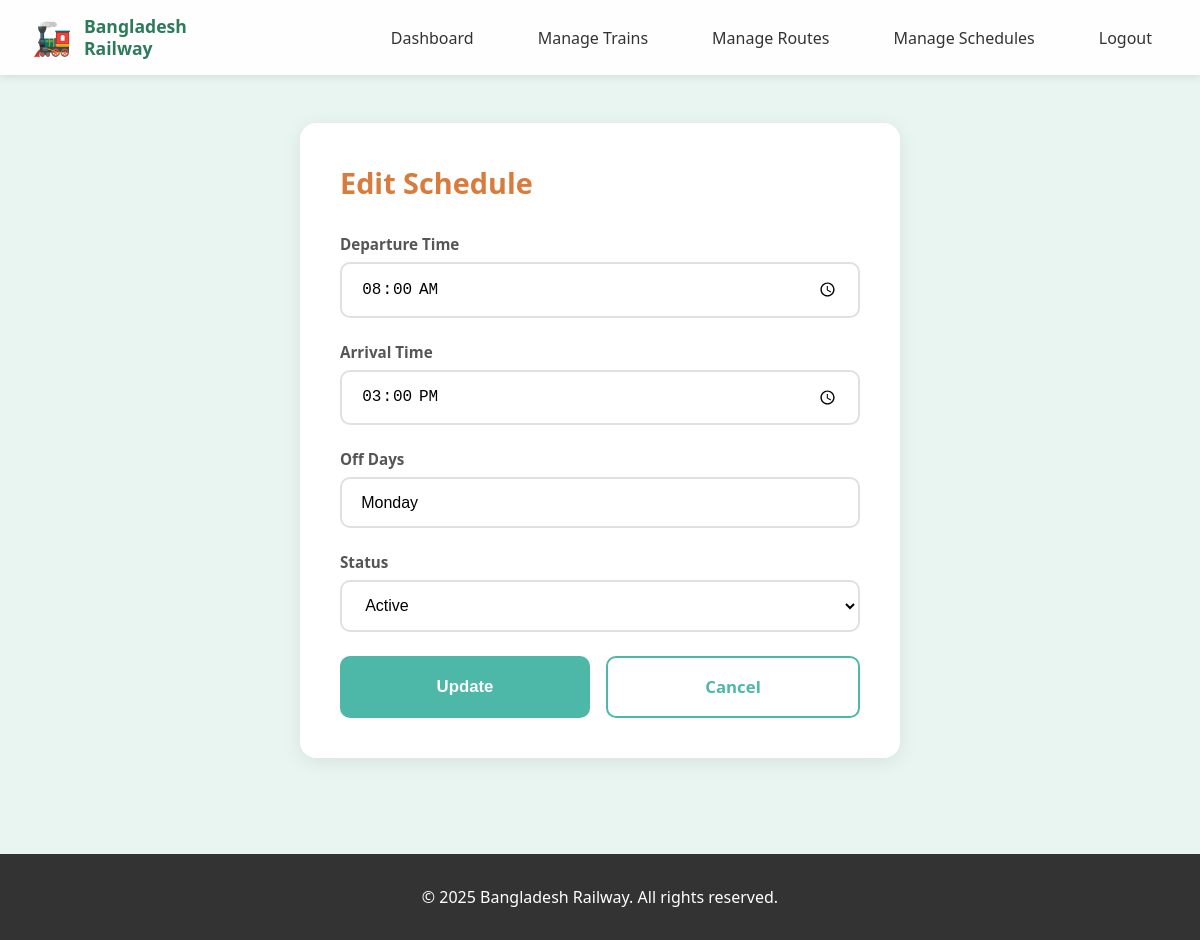
Screenshot of /manage/schedules/1/edit/ (signed in) with the database file from the repository.
### trains/models.py (models this page shows, shortened)
class TrainSchedule(models.Model):
    train = models.OneToOneField(Train, on_delete=models.CASCADE, related_name='schedule')
    departure_time = models.TimeField(help_text="Default departure time")
    arrival_time = models.TimeField(help_text="Default arrival time at final destination")
    off_days = models.CharField(max_length=100, blank=True, null=True,
                                 help_text="Days when train doesn't run (e.g., Sunday,Monday)")
    status = models.CharField(max_length=20, default='active',
                              choices=[('active', 'Active'), ('suspended', 'Suspended')])
    class Meta:
        verbose_name = 'Train Schedule'
        verbose_name_plural = 'Train Schedules'

### trains/views.py (the view)
    @login_required
    def wrapper(request, *args, **kwargs):
        if not request.user.is_admin_user():
            messages.error(request, 'Access denied! Admin only.')
            return redirect('trains:home')
        return view_func(request, *args, **kwargs)

### accounts/models.py (called while the page is built)
    def is_admin_user(self):
        return self.role == 'admin'

### trains/views.py (called while the page is built, shortened)
def admin_required(view_func):
    @login_required
    def wrapper(request, *args, **kwargs):
        if not request.user.is_admin_user():
            messages.error(request, 'Access denied! Admin only.')
            return redirect('trains:home')
        return view_func(request, *args, **kwargs)
    return wrapper

@admin_required
def admin_schedule_edit(request, schedule_id):
    schedule = get_object_or_404(TrainSchedule, id=schedule_id)
    return render(request, 'trains/admin/schedule_form.html', {'schedule': schedule})

### templates/trains/admin/schedule_form.html (shortened to what this page needs)
{% extends 'base.html' %}
{% block content %}
<div class="container">
    <div style="max-width: 600px; margin: 2rem auto;">
        <div class="search-card">
            <h2 style="color: #D97B3A; margin-bottom: 2rem;">Edit Schedule</h2>
            <form method="POST">
                <div class="form-group">
                    <label>Departure Time</label>
                    <input type="time" name="departure_time" value="{{ schedule.departure_time|time:'H:i' }}" required>
                </div>
                <div class="form-group">
                    <label>Arrival Time</label>
                    <input type="time" name="arrival_time" value="{{ schedule.arrival_time|time:'H:i' }}" required>
                </div>
                <div class="form-group">
                    <label>Off Days</label>
                    <input type="text" name="off_days" value="{{ schedule.off_days }}" placeholder="Sunday,Monday">
                </div>
                <div class="form-group">
                    <label>Status</label>
                    <select name="status" required>
                        <option value="active">Active</option>
                    </select>
                </div>
                <div style="display: flex; gap: 1rem;">
                    <button type="submit" class="btn btn-success" style="flex: 1;">Update</button>
                    <a href="{% url 'trains:admin_schedule_list' %}" class="btn btn-outline"
                        style="flex: 1; text-align: center; text-decoration: none;">Cancel</a>
                </div>
            </form>
        </div>
    </div>
</div>
{% endblock %}

### static/css/style.css (style rules this page uses)
* { margin: 0; padding: 0; box-sizing: border-box; }
body { font-family: 'Segoe UI', Tahoma, Geneva, Verdana, sans-serif; background: #e8f5f1; min-height: 100vh; color: #333; }
.container { max-width: 1200px; margin: 0 auto; padding: 1rem 2rem; }
.search-card { background: white; padding: 2.5rem; border-radius: 16px; box-shadow: 0 4px 20px rgba(0, 0, 0, 0.08); }
.search-card h2 { color: #2D7A5C; margin-bottom: 1.5rem; font-size: 1.8rem; font-weight: 700; }
.form-group { margin-bottom: 1.5rem; }
.form-group label { display: block; margin-bottom: 0.5rem; color: #555; font-weight: 600; font-size: 0.95rem; }
.form-group input, .form-group select, .form-group textarea { width: 100%; padding: 0.9rem 1.2rem; border: 2px solid #E0E0E0; border-radius: 10px; font-size: 1rem; transition: all 0.3s ease; background: white; }
.btn { padding: 1.1rem 2.5rem; border: none; border-radius: 10px; font-size: 1.05rem; font-weight: 600; cursor: pointer; transition: all 0.3s ease; text-decoration: none; display: inline-block; }
.btn-primary, .btn-success, .btn-secondary { background: #4db8a8; color: white; }
.btn-outline { background: white; color: #4db8a8; border: 2px solid #4db8a8; }

### rows the page displays
TrainSchedule: departure_time "08:00", arrival_time "15:00", off_days "Monday"
